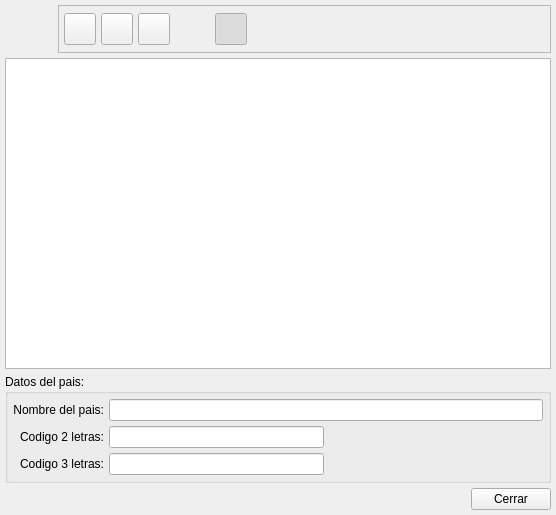
<ui version="4.0" >
 <class>paisbase</class>
 <widget class="QWidget" name="paisbase" >
  <property name="geometry" >
   <rect>
    <x>0</x>
    <y>0</y>
    <width>556</width>
    <height>515</height>
   </rect>
  </property>
  <property name="windowTitle" >
   <string>Paises</string>
  </property>
  <property name="windowIcon" >
   <iconset resource="../../bulmages.qrc" >:/BulmaCont32x32/images/png/i_centroCoste.xpm</iconset>
  </property>
  <layout class="QGridLayout" >
   <property name="leftMargin" >
    <number>5</number>
   </property>
   <property name="topMargin" >
    <number>5</number>
   </property>
   <property name="rightMargin" >
    <number>5</number>
   </property>
   <property name="bottomMargin" >
    <number>5</number>
   </property>
   <property name="horizontalSpacing" >
    <number>5</number>
   </property>
   <property name="verticalSpacing" >
    <number>5</number>
   </property>
   <item row="0" column="0" >
    <layout class="QHBoxLayout" >
     <property name="spacing" >
      <number>5</number>
     </property>
     <property name="leftMargin" >
      <number>0</number>
     </property>
     <property name="topMargin" >
      <number>0</number>
     </property>
     <property name="rightMargin" >
      <number>0</number>
     </property>
     <property name="bottomMargin" >
      <number>0</number>
     </property>
     <item>
      <widget class="QLabel" name="label" >
       <property name="minimumSize" >
        <size>
         <width>48</width>
         <height>48</height>
        </size>
       </property>
       <property name="maximumSize" >
        <size>
         <width>48</width>
         <height>48</height>
        </size>
       </property>
       <property name="pixmap" >
        <pixmap resource="../../bulmages.qrc" >:/Bulmafact48x48/images/png/48x48/i_bulmages_gestortareas.48x48.png</pixmap>
       </property>
       <property name="scaledContents" >
        <bool>true</bool>
       </property>
      </widget>
     </item>
     <item>
      <widget class="QFrame" name="frame" >
       <property name="frameShape" >
        <enum>QFrame::StyledPanel</enum>
       </property>
       <property name="frameShadow" >
        <enum>QFrame::Raised</enum>
       </property>
       <layout class="QGridLayout" >
        <property name="leftMargin" >
         <number>5</number>
        </property>
        <property name="topMargin" >
         <number>5</number>
        </property>
        <property name="rightMargin" >
         <number>5</number>
        </property>
        <property name="bottomMargin" >
         <number>5</number>
        </property>
        <property name="horizontalSpacing" >
         <number>5</number>
        </property>
        <property name="verticalSpacing" >
         <number>5</number>
        </property>
        <item row="0" column="0" >
         <widget class="QToolButton" name="mui_crear" >
          <property name="minimumSize" >
           <size>
            <width>32</width>
            <height>32</height>
           </size>
          </property>
          <property name="maximumSize" >
           <size>
            <width>32</width>
            <height>32</height>
           </size>
          </property>
          <property name="toolTip" >
           <string>Nuevo pais</string>
          </property>
          <property name="whatsThis" >
           <string>Nuevo pais</string>
          </property>
          <property name="text" >
           <string/>
          </property>
          <property name="icon" >
           <iconset resource="../../bulmages.qrc" >:/Genericos32x32/images/png/i_fileNew.xpm</iconset>
          </property>
          <property name="iconSize" >
           <size>
            <width>32</width>
            <height>32</height>
           </size>
          </property>
          <property name="shortcut" >
           <string>Ctrl+N</string>
          </property>
         </widget>
        </item>
        <item row="0" column="1" >
         <widget class="QToolButton" name="mui_borrar" >
          <property name="minimumSize" >
           <size>
            <width>32</width>
            <height>32</height>
           </size>
          </property>
          <property name="maximumSize" >
           <size>
            <width>32</width>
            <height>32</height>
           </size>
          </property>
          <property name="toolTip" >
           <string>Borrar pais</string>
          </property>
          <property name="whatsThis" >
           <string>Borrar pais</string>
          </property>
          <property name="text" >
           <string/>
          </property>
          <property name="icon" >
           <iconset resource="../../bulmages.qrc" >:/Genericos32x32/images/png/i_editDelete.png</iconset>
          </property>
          <property name="iconSize" >
           <size>
            <width>32</width>
            <height>32</height>
           </size>
          </property>
          <property name="shortcut" >
           <string>Ctrl+D</string>
          </property>
         </widget>
        </item>
        <item row="0" column="2" >
         <widget class="QToolButton" name="mui_guardar" >
          <property name="minimumSize" >
           <size>
            <width>32</width>
            <height>32</height>
           </size>
          </property>
          <property name="maximumSize" >
           <size>
            <width>32</width>
            <height>32</height>
           </size>
          </property>
          <property name="toolTip" >
           <string>Guardar pais</string>
          </property>
          <property name="whatsThis" >
           <string>Guardar pais</string>
          </property>
          <property name="text" >
           <string/>
          </property>
          <property name="icon" >
           <iconset resource="../../bulmages.qrc" >:/Genericos32x32/images/png/i_save.xpm</iconset>
          </property>
          <property name="iconSize" >
           <size>
            <width>32</width>
            <height>32</height>
           </size>
          </property>
          <property name="shortcut" >
           <string>Ctrl+S</string>
          </property>
         </widget>
        </item>
        <item row="0" column="3" >
         <spacer>
          <property name="orientation" >
           <enum>Qt::Horizontal</enum>
          </property>
          <property name="sizeType" >
           <enum>QSizePolicy::Fixed</enum>
          </property>
          <property name="sizeHint" >
           <size>
            <width>40</width>
            <height>20</height>
           </size>
          </property>
         </spacer>
        </item>
        <item row="0" column="4" >
         <widget class="QToolButton" name="mui_detalles" >
          <property name="minimumSize" >
           <size>
            <width>32</width>
            <height>32</height>
           </size>
          </property>
          <property name="maximumSize" >
           <size>
            <width>32</width>
            <height>32</height>
           </size>
          </property>
          <property name="toolTip" >
           <string>Ver/ocultar datos pais</string>
          </property>
          <property name="whatsThis" >
           <string>Ver/ocultar datos pais</string>
          </property>
          <property name="text" >
           <string/>
          </property>
          <property name="icon" >
           <iconset resource="../../bulmages.qrc" >:/BulmaCont32x32/images/png/i_tuxPeq.png</iconset>
          </property>
          <property name="iconSize" >
           <size>
            <width>32</width>
            <height>32</height>
           </size>
          </property>
          <property name="shortcut" >
           <string>Ctrl+B</string>
          </property>
          <property name="checkable" >
           <bool>true</bool>
          </property>
          <property name="checked" >
           <bool>true</bool>
          </property>
         </widget>
        </item>
        <item row="0" column="5" >
         <spacer>
          <property name="orientation" >
           <enum>Qt::Horizontal</enum>
          </property>
          <property name="sizeType" >
           <enum>QSizePolicy::Expanding</enum>
          </property>
          <property name="sizeHint" >
           <size>
            <width>171</width>
            <height>34</height>
           </size>
          </property>
         </spacer>
        </item>
       </layout>
      </widget>
     </item>
    </layout>
   </item>
   <item row="1" column="0" >
    <widget class="QTableWidget" name="mui_list" >
     <property name="editTriggers" >
      <set>QAbstractItemView::NoEditTriggers</set>
     </property>
     <property name="selectionMode" >
      <enum>QAbstractItemView::SingleSelection</enum>
     </property>
     <property name="selectionBehavior" >
      <enum>QAbstractItemView::SelectRows</enum>
     </property>
    </widget>
   </item>
   <item row="2" column="0" >
    <widget class="QGroupBox" name="groupBox" >
     <property name="title" >
      <string>Datos del pais:</string>
     </property>
     <layout class="QGridLayout" >
      <property name="leftMargin" >
       <number>5</number>
      </property>
      <property name="topMargin" >
       <number>5</number>
      </property>
      <property name="rightMargin" >
       <number>5</number>
      </property>
      <property name="bottomMargin" >
       <number>5</number>
      </property>
      <property name="horizontalSpacing" >
       <number>5</number>
      </property>
      <property name="verticalSpacing" >
       <number>5</number>
      </property>
      <item row="0" column="0" >
       <widget class="QLabel" name="textLabel1" >
        <property name="text" >
         <string>Nombre del pais:</string>
        </property>
        <property name="alignment" >
         <set>Qt::AlignRight|Qt::AlignTrailing|Qt::AlignVCenter</set>
        </property>
       </widget>
      </item>
      <item row="0" column="1" colspan="2" >
       <widget class="QLineEdit" name="mui_descpais" >
        <property name="maxLength" >
         <number>50</number>
        </property>
       </widget>
      </item>
      <item row="1" column="0" >
       <widget class="QLabel" name="textLabel1_2" >
        <property name="text" >
         <string>Codigo 2 letras:</string>
        </property>
        <property name="alignment" >
         <set>Qt::AlignRight|Qt::AlignTrailing|Qt::AlignVCenter</set>
        </property>
       </widget>
      </item>
      <item row="1" column="1" >
       <widget class="QLineEdit" name="mui_cod2pais" >
        <property name="maxLength" >
         <number>2</number>
        </property>
       </widget>
      </item>
      <item row="1" column="2" >
       <spacer>
        <property name="orientation" >
         <enum>Qt::Horizontal</enum>
        </property>
        <property name="sizeHint" >
         <size>
          <width>40</width>
          <height>20</height>
         </size>
        </property>
       </spacer>
      </item>
      <item row="2" column="0" >
       <widget class="QLabel" name="textLabel1_3" >
        <property name="text" >
         <string>Codigo 3 letras:</string>
        </property>
        <property name="alignment" >
         <set>Qt::AlignRight|Qt::AlignTrailing|Qt::AlignVCenter</set>
        </property>
       </widget>
      </item>
      <item row="2" column="1" >
       <widget class="QLineEdit" name="mui_cod3pais" >
        <property name="maxLength" >
         <number>3</number>
        </property>
       </widget>
      </item>
      <item row="2" column="2" >
       <spacer>
        <property name="orientation" >
         <enum>Qt::Horizontal</enum>
        </property>
        <property name="sizeHint" >
         <size>
          <width>40</width>
          <height>20</height>
         </size>
        </property>
       </spacer>
      </item>
     </layout>
    </widget>
   </item>
   <item row="3" column="0" >
    <layout class="QHBoxLayout" >
     <property name="spacing" >
      <number>5</number>
     </property>
     <property name="leftMargin" >
      <number>0</number>
     </property>
     <property name="topMargin" >
      <number>0</number>
     </property>
     <property name="rightMargin" >
      <number>0</number>
     </property>
     <property name="bottomMargin" >
      <number>0</number>
     </property>
     <item>
      <spacer>
       <property name="orientation" >
        <enum>Qt::Horizontal</enum>
       </property>
       <property name="sizeType" >
        <enum>QSizePolicy::Expanding</enum>
       </property>
       <property name="sizeHint" >
        <size>
         <width>191</width>
         <height>21</height>
        </size>
       </property>
      </spacer>
     </item>
     <item>
      <widget class="QPushButton" name="pushButton2" >
       <property name="text" >
        <string>Cerrar</string>
       </property>
      </widget>
     </item>
    </layout>
   </item>
  </layout>
 </widget>
 <layoutdefault spacing="6" margin="11" />
 <resources>
  <include location="../../bulmages.qrc" />
 </resources>
 <connections>
  <connection>
   <sender>pushButton2</sender>
   <signal>clicked()</signal>
   <receiver>paisbase</receiver>
   <slot>close()</slot>
   <hints>
    <hint type="sourcelabel" >
     <x>548</x>
     <y>508</y>
    </hint>
    <hint type="destinationlabel" >
     <x>549</x>
     <y>539</y>
    </hint>
   </hints>
  </connection>
  <connection>
   <sender>mui_detalles</sender>
   <signal>toggled(bool)</signal>
   <receiver>groupBox</receiver>
   <slot>setShown(bool)</slot>
   <hints>
    <hint type="sourcelabel" >
     <x>235</x>
     <y>43</y>
    </hint>
    <hint type="destinationlabel" >
     <x>114</x>
     <y>235</y>
    </hint>
   </hints>
  </connection>
 </connections>
</ui>
